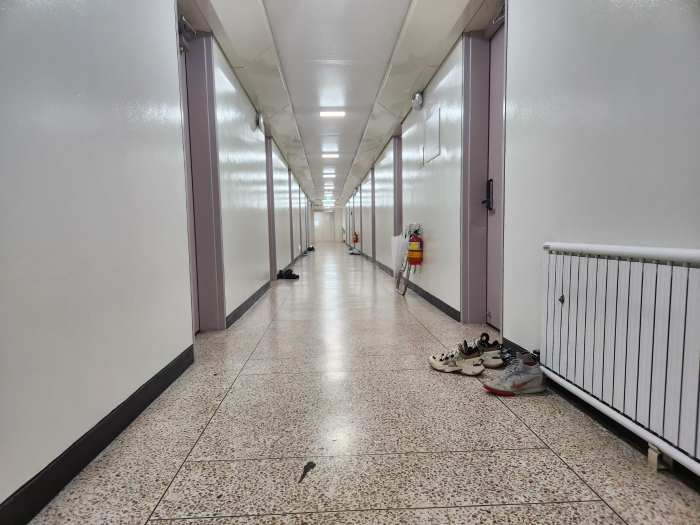
#> input picture img_test.jpg, 1400 x 1050 px, given in place of the camera (shown at 1/2 size)
$ python control_main.py
#> lines starting #> are read from the running program, lines starting #| are printed output that depends on the picture; after the words box and inside, x2 and y2 are one past the last pixel; in counts of white or black regions, pixels touching at a corner belong together
### dijkstra.py
import heapq

graph_map = {
    'A': {'B': 'r', 'D': 'd'},
    'B': {'A': 'l', 'C': 'r', 'E': 'd'},
    'C': {'B': 'l', 'F': 'd'},
    'D': {'A': 'u', 'E': 'r', 'G': 'd'},
    'E': {'B': 'u', 'D': 'l', 'F': 'r'},
    'F': {'C': 'u', 'E': 'l', 'I': 'd'},
    'G': {'D': 'u', 'H': 'r'},
    'H': {'G': 'l', 'I': 'r'},
    'I': {'F': 'u', 'H': 'l'}
}


def amount_direction_of_turn(curr_d, next_d): #우회전 +, 좌회전 -
    if curr_d == next_d:
        return 0

    if (curr_d in ['u', 'd'] and next_d in ['u', 'd']) or (curr_d in ['l', 'r'] and next_d in ['l', 'r']):
        return 2
    else:
        if (curr_d == 'u' and next_d == 'r') or (curr_d == 'r' and next_d == 'd') or (curr_d == 'd' and next_d == 'l') or (curr_d == 'l' and next_d == 'u'):
            return 1
        elif (curr_d == 'u' and next_d == 'l') or (curr_d == 'l' and next_d == 'd') or (curr_d == 'd' and next_d == 'r') or (curr_d == 'r' and next_d == 'u'):
            return -1

def dijkstra(graph_param, destinations, init_direction):
#> called with init_direction = 'd'
    graph = graph_param
    result = [0, destinations[0]] # dist, path
    direction = init_direction
    for i in range(len(destinations)-1):
        distances = {node: float('inf') for node in graph}  # start로 부터의 거리 값을 저장하기 위함
        start = destinations[i]
        end = destinations[i+1]
        distances[start] = 0  # 시작 값은 0이어야 함
        queue = []
        heapq.heappush(queue, [distances[start], start])  # 시작 노드부터 탐색 시작 하기 위함.

        first = 1
        while queue:  # queue에 남아 있는 노드가 없으면 끝
            current_distance, path_until_now = heapq.heappop(queue)  # 탐색 할 노드, 거리를 가져옴.
            current_destination = path_until_now[-1]
            if first == 1:
                curr_dir = direction
                first = 0
            else:
                curr_dir = graph[path_until_now[-2]][current_destination][0]
            #print("curr d : %d , path until now : %s" % (current_distance, path_until_now))
            if current_destination == end:
                result[0] += current_distance; result[1] = result[1] + path_until_now[1:]
                direction = curr_dir
                break

            if distances[current_destination] < current_distance:  # 기존에 있는 거리보다 길다면, 볼 필요도 없음
                continue

            for new_destination, new_distance_str in graph[current_destination].items():
                new_distance = len(new_distance_str)
                #print("cd : %s, nd : %s" % (curr_dir, new_distance_str[0]))
                distance = current_distance + new_distance + abs(amount_direction_of_turn(curr_dir, new_distance_str[0])) # 해당 노드를 거쳐 갈 때 거리
                if distance < distances[new_destination]:  # 알고 있는 거리 보다 작으면 갱신
                    distances[new_destination] = distance
                    heapq.heappush(queue, [distance, path_until_now + new_destination])  # 다음 인접 거리를 계산 하기 위해 큐에 삽입


            #print("current q : " + str(queue))

    return result

#노드로 지정된 곳 밖에서 움직일 때... -> 이건 걍 맵만 바꿔주면 ok, 모든 판을 노드로
#처음 시작 위치

def path_to_movement_plan(path, graph, init_dir):
#> called with path = 'ABEF', init_dir = 'd'
    plan = []
    curr_dir = init_dir
    next_dir = ""
    for i in range(len(path)-1):
        next_move = graph[path[i]][path[i+1]]
        for char in next_move:
            next_dir = char
            if curr_dir == next_dir:
                plan.append('s')
            elif amount_direction_of_turn(curr_dir, next_dir) < 0:
                plan.append('l')
                plan.append('s')
            elif amount_direction_of_turn(curr_dir, next_dir) > 0:
                plan.append('r')
                plan.append('s')
        plan.append('s')
        curr_dir = next_dir

    return plan


def generate_movement_plan():
    first_dir = 'd'
    destinations = ['A', 'B', 'E', 'F']
    result = dijkstra(graph_map, destinations, first_dir)
    # print(result)

    movement_plan = path_to_movement_plan(result[1], graph_map, first_dir)
    return movement_plan

### preprocessing.py
import cv2
import numpy as np

def make_gray(img):
    """
    Convert an image to grayscale.

    Args:
        img (numpy.ndarray): Input image.

    Returns:
        numpy.ndarray: Grayscale image.
    """
    if len(img.shape) == 3:  # Color image
        return cv2.cvtColor(img, cv2.COLOR_BGR2GRAY)
    else:  # Grayscale
        return img

def adjust_brightness(img, darkening_factor):
    """
    Adjust the brightness of an image.

    Args:
        img (numpy.ndarray): Input image.
        darkening_factor (float): Factor to adjust brightness.

    Returns:
        numpy.ndarray: Adjusted image.
    """
    gray = make_gray(img)
    equ = cv2.equalizeHist(gray)
    adjusted_img = cv2.addWeighted(equ, 1 - darkening_factor, gray, darkening_factor, 0)
    return cv2.cvtColor(adjusted_img, cv2.COLOR_GRAY2BGR)

def gaussian_blur(img, blur_val):
    """
    Apply Gaussian blur to an image.

    Args:
        img (numpy.ndarray): Input image.
        blur_val (int): Blur kernel size.

    Returns:
        numpy.ndarray: Blurred image.
    """
    return cv2.GaussianBlur(img, (blur_val, blur_val), 0)

def canny_edge(img):
    """
    Apply Canny edge detection to an image.

    Args:
        img (numpy.ndarray): Input image.

    Returns:
        numpy.ndarray: Edges detected image.
    """
    return cv2.Canny(img, 50, 150, apertureSize=3)

def img_preprocess(img, blur_val, darkening_factor):
    """
    Preprocess an image by applying grayscale, brightness adjustment, Gaussian blur, and Canny edge detection.

    Args:
        img (numpy.ndarray): Input image.
        blur_val (int): Blur kernel size.
        darkening_factor (float): Factor to adjust brightness.

    Returns:
        numpy.ndarray: Processed image with edges detected.
    """
    gray = make_gray(img)
    ad_frame = adjust_brightness(gray, darkening_factor)
    blur = gaussian_blur(ad_frame, blur_val)
    edges = canny_edge(blur)
    return edges

### extract_data.py
import cv2
import numpy as np

# [17 lines left out: function draw_lines, not called in this run]

def hough_line_raw(edges, val):
    """
    Apply Hough line transform to detect lines in an image.

    Args:
        edges (numpy.ndarray): Image with edges detected.
        val (int): Threshold value for line detection.

    Returns:
        numpy.ndarray: Detected lines.
    """
    lines = cv2.HoughLines(edges, 1, np.pi / 180, threshold=val)
    return lines

def line_arr_slope_degrees(lines):
    line_arr = []
    slope = []
    if lines is not None and len(lines) > 0:
        for line in lines:
            rho, theta = line[0]
            a = np.cos(theta)
            b = np.sin(theta)
            x0 = a * rho
            y0 = b * rho
            x1 = int(x0 + 1000 * (-b))
            y1 = int(y0 + 1000 * (a))
            x2 = int(x0 - 1000 * (-b))
            y2 = int(y0 - 1000 * (a))
            line_arr.append([x1, y1, x2, y2])
            slope.append(np.arctan2(np.sin(theta), np.cos(theta)) * 180 / np.pi - 90)
    return np.array(line_arr), np.array(slope)

# [34 lines left out: functions find_intersection, slope_filter, not called in this run]

### control_main.py
import cv2
import numpy as np
# import modi
import time
from dijkstra import *
from preprocessing import *
from extract_data import *

'''
알고리즘 개요:
'''

global x_curr
global y_curr

global maybe_time_to_turn
turn_time_len = 3000     # 시간(ms) 지나면 다음 order 수행
frequency = 40

movement_plan = generate_movement_plan()

INT_MIN = np.iinfo(np.int32).min

roiL_coord = [(0, 240), (150, 320)]
roiR_coord = [(416 - 150, 240), (416, 320)]

# P 제어 상수
kp = 0.1

# 목표 vanish_point (실제로는 여러 방법을 사용하여 이 값을 얻어야 함)
target_vanish_point = (213, 160)

# 차체 바퀴 속도 관련
basic_rpm = 100
turn_time = 4.000        # 좌회전 / 우회전하는 시간
turn_speed_reduced = 20

def pop(li):
    comp = li.pop(0)
    # print(''.join(li))
    return comp

# 두 평균직선을 도출한다.
# [46 lines left out: function process_shifted_lines, not called in this run]

def main():
    # 카메라 초기화
    camera_index = 0
    cap = cv2.VideoCapture(camera_index)

    # # modi 초기화
    # bundle = modi.MODI(1)
    # motor1 = bundle.motors[0]
    # motor2 = bundle.motors[1]

    # 전역변수들 초기화
    x_curr, y_curr = 213, 200
    maybe_time_to_turn = 0

    # # 왼쪽 앞바퀴의 속도를 조절한다.
    # def set_left_motor_rpm(motor1, motor2, left_motor_rpm):
    #     motor1.speed[0] = left_motor_rpm
    #     motor2.speed[0] = basic_rpm
    #     # motor1의 왼쪽 바퀴와 motor2의 왼쪽 바퀴 모두 rpm 설정

    # # 오른쪽 앞바퀴의 속도를 조절한다.
    # def set_right_motor_rpm(motor1, motor2, right_motor_rpm):
    #     motor1.speed[1] = -right_motor_rpm
    #     motor2.speed[1] = -basic_rpm
    #     # motor1의 오른쪽 바퀴와 motor2의 오른쪽 바퀴 모두 rpm 설정

    # x_curr와 target_x에 따른 P 제어를 실시한다. 속도는 basic_rpm에 기반한다.
    def control_motors(x_curr, target_x):
        # P 제어 수행
        error = target_x - x_curr
        control_input = kp * error

        # 좌우 모터 RPM 조절
        left_motor_rpm = basic_rpm + control_input
        right_motor_rpm = basic_rpm - control_input

        # 모터 RPM 제어
        # set_left_motor_rpm(left_motor_rpm)
        # set_right_motor_rpm(right_motor_rpm)
        return left_motor_rpm, right_motor_rpm

    # 우회전: 오른쪽 바퀴를 느리게 회전한다.
    # [4 lines left out: function turn_right, not called in this run]

    # 좌회전: 왼쪽 바퀴를 느리게 회전한다.
    def turn_left(rpm):
        # set_left_motor_rpm(motor1, motor2, rpm)
        # set_right_motor_rpm(motor1, motor2, basic_rpm)
        time.sleep(turn_time)

    # movement_plan으로부터 움직일 매뉴얼을 뽑아낸다.
    order = pop(movement_plan)

    if not cap.isOpened():
        print("Could not open webcam")
        exit()

    while True:
        ret, o_frame = cap.read()
#> o_frame is the input picture: shape (1050, 1400, 3); mean B, G, R 147.5, 150.7, 154.1

        if not ret or len(movement_plan) <= 0:
            print("종료")
            break

        frame = cv2.resize(o_frame, (416, 416))

        # ROI를 전처리한다.
        roiL = frame[roiL_coord[0][1] : roiL_coord[1][1], roiL_coord[0][0] : roiL_coord[1][0]]
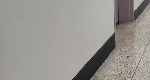
#> roiL: shape (80, 150, 3); mean B, G, R 144, 149, 152.3
        roiR = frame[roiR_coord[0][1] : roiR_coord[1][1], roiR_coord[0][0] : roiR_coord[1][0]]
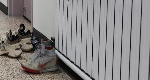
#> roiR: shape (80, 150, 3); mean B, G, R 134.1, 134.6, 137.4

        roiL_edges = img_preprocess(roiL, 7, 0.2)
#> in adjust_brightness, `equ = cv2.equalizeHist(gray)`:
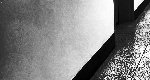
#> equ: shape (80, 150); min 0, max 255, mean 130.4
#> in canny_edge, `return cv2.Canny(img, 50, 150, apertureSize=3)`:
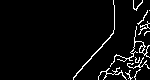
#> returned value: shape (80, 150); 4.6% white in thin lines or dots, all inside (x1, y1, x2, y2) = (73, 0, 150, 80)
        roiR_edges = img_preprocess(roiR, 7, 0.2)
#> call 2 of adjust_brightness, with darkening_factor = 0.2
#> in adjust_brightness (call 2), `equ = cv2.equalizeHist(gray)`:
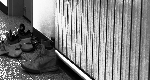
#> equ: shape (80, 150); min 0, max 255, mean 130
#> in canny_edge (call 2), `return cv2.Canny(img, 50, 150, apertureSize=3)`:
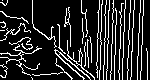
#> returned value: shape (80, 150); 16.9% white in thin lines or dots

        # ROI를 허프 변환하여 소실점을 구하기 위한 직선 두 개를 구한다.
        linesL_arr, slopesL = line_arr_slope_degrees(hough_line_raw(roiL_edges, 70))
#> in hough_line_raw, `lines = cv2.HoughLines(edges, 1, np.pi / 180, threshold=val)`: lines = None
#> in line_arr_slope_degrees, `line_arr = []`: line_arr = []
#> linesL_arr = empty array; slopesL = empty array
        linesR_arr, slopesR = line_arr_slope_degrees(hough_line_raw(roiR_edges, 70))
#> the loop in line_arr_slope_degrees (call 2), `for line in lines:` made 2 passes
#> (rho, theta, a, b, x0, y0, x1, y1) on passes 1 to 2: (143, 0.0349, 0.999, 0.0349, 142.9, 4.99, 108, 1004), (-1, 2.27, -0.643, 0.766, 0.643, -0.766, -765, -643)
#> linesR_arr = [[108, 1004, 177, -994], [-765, -643, 766, 642]]; slopesR = [-88, 40]

        # 직선차로가 인식되지 않으면 maybe_time_to_turn을 증가시키도록 함
        if linesL_arr.size == 0 or linesR_arr.size == 0 or linesL_arr.ndim == 1 or linesR_arr.ndim == 1:
            result = None
            maybe_time_to_turn += int(turn_time_len / frequency)
        else:
            maybe_time_to_turn = 0
            result = process_shifted_lines(linesL_arr, slopesL, linesR_arr, slopesR)

        # 현재 소실점 좌표 (x_curr, y_curr)를 구한다.
        if result is not None:
            L_mean_shifted, R_mean_shifted = result

            draw_lines(frame, L_mean_shifted, 0, 0, 255)
            draw_lines(frame, R_mean_shifted, 0, 0, 255)

            cx, cy = find_intersection(
                L_mean_shifted[0], L_mean_shifted[1], L_mean_shifted[2], L_mean_shifted[3],
                R_mean_shifted[0], R_mean_shifted[1], R_mean_shifted[2], R_mean_shifted[3]
            )

            x_curr = cx
            y_curr = cy

        # 화면에 정보를 표시.
        cv2.circle(frame, (x_curr, y_curr), 5, (0, 255, 0), 2)  # 소실점
        # movement_plan 현황
        cv2.putText(frame, f"order: {order}   plan_left: {''.join(movement_plan)}", (10, 30), cv2.FONT_HERSHEY_SIMPLEX, 0.6, (0, 0, 200), 2)
        if maybe_time_to_turn < turn_time_len:
            cv2.putText(frame, f"maybe_time_to_turn: {maybe_time_to_turn}", (10, 55), cv2.FONT_HERSHEY_SIMPLEX, 0.6, (0, 0, 200), 2)
        else:
            cv2.putText(frame, "Turn!", (10, 55), cv2.FONT_HERSHEY_SIMPLEX, 0.6, (200, 128, 0), 2)
        # ROI 영역 표시
        cv2.rectangle(frame, (roiL_coord[0][0], roiL_coord[0][1]), (roiL_coord[1][0], roiL_coord[1][1]), (255, 128, 128), 2)  # roi_l
        cv2.rectangle(frame, (roiR_coord[0][0], roiR_coord[0][1]), (roiR_coord[1][0], roiR_coord[1][1]), (255, 128, 128), 2)  # roi_R

        # movement_plan에 따라 움직임을 제어한다.
        if order == 's':
            front_left, front_right = control_motors(x_curr, target_vanish_point[0])
            cv2.putText(frame, "Turn!", (10, 55), cv2.FONT_HERSHEY_SIMPLEX, 0.6, (200, 128, 0), 2)

            cv2.putText(frame, f"L: {front_left}, R: {front_right}", (10, 350), cv2.FONT_HERSHEY_SIMPLEX, 0.6, (200, 200, 0), 2)
            cv2.putText(frame, f"L: {basic_rpm}, R: {basic_rpm}", (10, 375), cv2.FONT_HERSHEY_SIMPLEX, 0.6, (200, 200, 0), 2)

            # maybe_time_to_turn이 turn_time_len을 넘어가는 순간 다음 단계로 넘어간다.
            if maybe_time_to_turn - frequency < turn_time_len and maybe_time_to_turn >= turn_time_len:
                order = pop(movement_plan)

        if order == 'r':
            rpm_turn = basic_rpm - turn_speed_reduced
            cv2.putText(frame, f"L: {basic_rpm}, R: {rpm_turn}", (10, 350), cv2.FONT_HERSHEY_SIMPLEX, 0.6, (200, 200, 0), 2)
            cv2.putText(frame, f"L: {basic_rpm}, R: {basic_rpm}", (10, 375), cv2.FONT_HERSHEY_SIMPLEX, 0.6, (200, 200, 0), 2)
            turn_right(rpm_turn)
            order = pop(movement_plan)

        if order == 'l':
            rpm_turn = basic_rpm - turn_speed_reduced
            cv2.putText(frame, f"L: {rpm_turn}, R: {basic_rpm}", (10, 350), cv2.FONT_HERSHEY_SIMPLEX, 0.6, (200, 200, 0), 2)
            cv2.putText(frame, f"L: {basic_rpm}, R: {basic_rpm}", (10, 375), cv2.FONT_HERSHEY_SIMPLEX, 0.6, (200, 200, 0), 2)
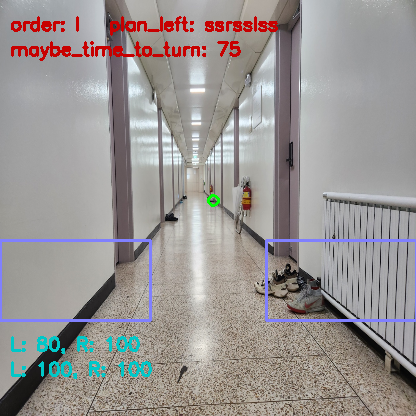
#> frame: shape (416, 416, 3); mean B, G, R 147.1, 148.4, 153.3
            turn_left(rpm_turn)
            order = pop(movement_plan)
#> order = 's'

        cv2.imshow('ON_AIR', frame)
        # cv2.imshow('L', roiL_edges)
        # cv2.imshow('R', roiR_edges)

        control_motors(x_curr, target_vanish_point[0])

        if cv2.waitKey(frequency) & 0xFF == ord('q'):
#> (key q is pressed here)
            break

    cap.release()
    cv2.destroyAllWindows()

if __name__ == "__main__":
    main()
